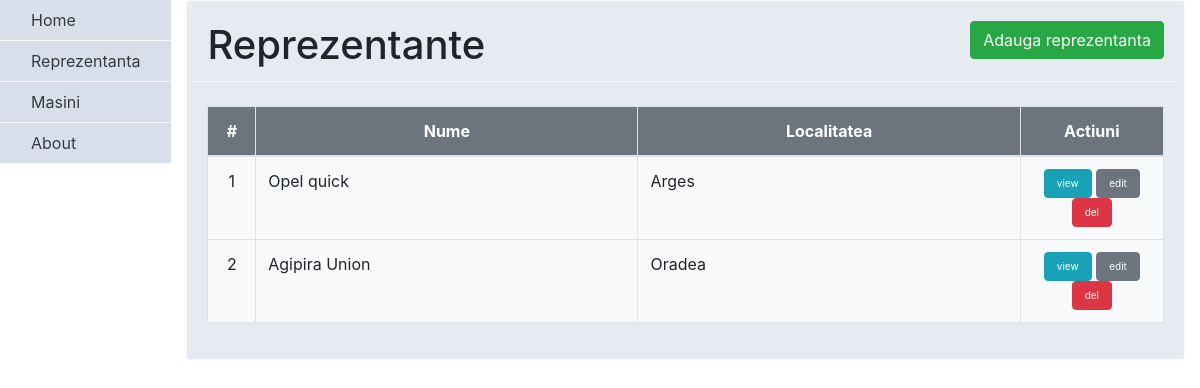
Screenshot of /reprezentanta with the database file from the repository.
### reprezentanta/models.py (models this page shows)
class Reprezentanta(models.Model):
    nume = models.CharField(max_length=255)
    localitate = models.CharField(max_length=255)

### reprezentanta/views.py (the view)
# urls.py: url(r'^reprezentanta$', views.index, name='reprezentanta_index'),
def index(request):
    return render(request, 'reprezentanta/reprezentanta_index.html', {
        'reprezentante': Reprezentanta.objects.all()
    })

### templates/reprezentanta/reprezentanta_index.html
{% block head %}
{% include "head.html" %}
{% endblock %}
<div class="row border-bottom border-light mb-4">
   <div class="col">
      <div class="h1 card-title">Reprezentante</div>
   </div>
   <div class="col text-right">
      <a class="btn btn-success" href="{% url 'reprezentanta_create' %}">Adauga reprezentanta</a>
   </div>
</div>
<div class="table-responsive-sm">
   <table class="table table-bordered bg-light table-hover table-fixed">
      <thead class="bg-secondary text-white">
      <tr>
         <th scope="col" class="text-center" >#</th>
         <th scope="col" class="text-center" >Nume</th>
         <th scope="col" class="text-center" >Localitatea</th>
         <th scope="col" class="text-center" >Actiuni</th>
      </tr>
      </thead>
      <tbody>
      {% for reprezentanta in reprezentante %}
      <tr>
         <td scope="row" width="5%" class="text-center">{{ forloop.counter }}</td>
         <td width="40%"> {{ reprezentanta.nume }} </td>
         <td width="40%">{{ reprezentanta.localitate }} </td>
         <td width="15%" class="text-center">
            <a class="btn btn-info" style="font-size: 10px;" data-toggle="tooltip" data-placement="top" title="view" href="{% url 'reprezentanta_show' reprezentanta.id %}"> view </a>
            <a class="btn btn-secondary" style="font-size: 10px;" data-toggle="tooltip" data-placement="top" title="edit" href="{% url 'reprezentanta_form' reprezentanta.id %}"> edit </a>
            <a class="btn btn-danger" style="font-size: 10px;" data-toggle="tooltip" data-placement="top" title="delete" href="{% url 'reprezentanta_delete' reprezentanta.id %}"> del </a>
         </td>
         {% endfor %}
      </tr>
      </tbody>
   </table>
</div>
{% block footer %}
{% include "footer.html" %}
{% endblock %}

### rows the page displays
Reprezentanta: nume "Opel quick", localitate "Arges"
Reprezentanta: nume "Agipira Union", localitate "Oradea"
